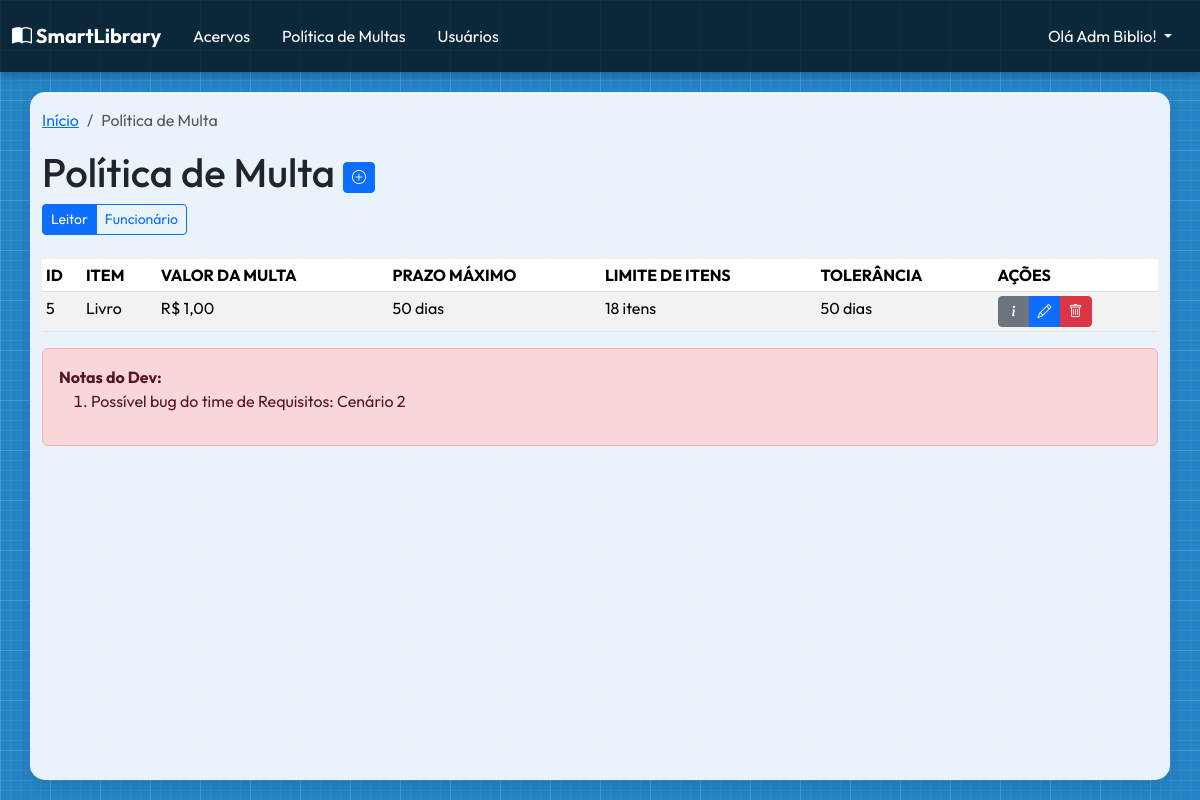
/collection-item/delay-policy (signed in), run on an earlier commit of the app's database.
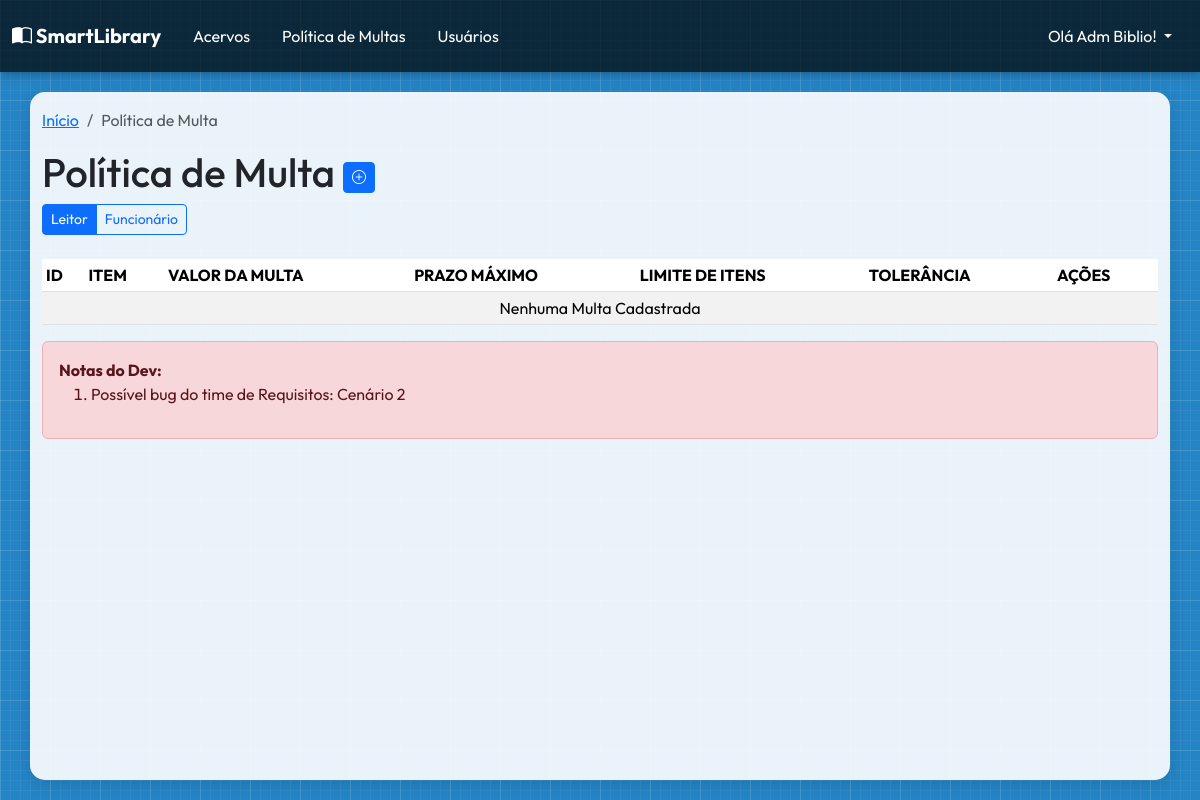
And on a later commit of the database.
### collection_item/models.py (models this page shows)
class DelayPolicy(models.Model):
    TIPOS_USUARIOS = [
        (User.LEITOR, "Leitor"),
        (User.FUNCIONARIO, "Funcionário"),
    ]
    type_user = models.PositiveSmallIntegerField(
        verbose_name="Tipo de Usuário",
        choices=TIPOS_USUARIOS,
        default=User.LEITOR,
        null=False,
        blank=False,
    )
    type_item = models.PositiveSmallIntegerField(
        verbose_name="Tipo de Item",
        choices=CollectionItem.COLLECTION_TYPES,
        default=CollectionItem.LIVRO,
        null=False,
        blank=False,
    )
    max_days = models.PositiveIntegerField(
        verbose_name="Prazo maximo de emprestimo (em dias)",
        null=False,
        blank=False,
        help_text="Tempo máximo (em dias) que o usuário poderá permanecer com o Item antes de começar a receber a multa.",
        validators=[validate_upper_zero],
    )
    fine_value = models.DecimalField(
        verbose_name="Valor da multa (por dias)",
        null=False,
        blank=False,
        max_digits=10,
        decimal_places=2,
        help_text="O valor da multa é calculado com base no número de dias em que o item não foi devolvido, multiplicado pelo valor diário da multa.",
        validators=[validate_fine_value],
    )
    item_limits = models.PositiveIntegerField(
        verbose_name="Limite de itens simultâneos",
        null=False,
        blank=False,
        help_text="Limite de Itens que o usuário pode emprestar",
        validators=[validate_upper_zero],
    )
    delay_tolerance = models.PositiveIntegerField(
        verbose_name="Tolerância de atraso (Opcional)",
        null=True,
        blank=True,
        help_text="Tempo máximo (em dias) que o usuário pode permanecer com o item sem ser multado.",
    )
    class Meta:
        verbose_name = "Política de Multa e Atrazo"
        verbose_name_plural = "Políticas de Multas e Atrazos"
        ordering = ["type_user", "type_item"]
    def fine_value_formatted(self):
        return "R$ " + str(self.fine_value).replace(".", ",")
    def delay_tolerance_formatted(self):
        if self.delay_tolerance:
            return str(self.delay_tolerance) + " dias"

### collection_item/views.py (the view)
class DelayPolicyListView(LibrarianPermissionMixin, ListView):
    model = DelayPolicy
    template_name = "delay_policy/delaypolicy_list.html"
    def get_queryset(self):
        self.selected_type_user = int(self.request.GET.get("user", 0))
        return DelayPolicy.objects.filter(type_user=self.selected_type_user)
    def get_context_data(self, **kwargs):
        context = super().get_context_data(**kwargs)
        context["types_user_list"] = DelayPolicy.TIPOS_USUARIOS
        context["selected_type_user"] = self.selected_type_user
        return context

### user/models.py (called while the page is built)
    def __str__(self):
        return self.username

### user/views.py (called while the page is built)
    def dispatch(self, request, *args, **kwargs):
        if (
            not request.user.is_authenticated
            or request.user.type_user != User.BIBLIOTECARIO
            or not request.user.is_superuser
        ):
            messages.warning(
                request, "Acesso restrito a Bibliotecários e Administradores"
            )
            return HttpResponseRedirect(reverse_lazy("home_page"))
        return super().dispatch(request, *args, **kwargs)

### collection_item/templates/delay_policy/delaypolicy_list.html (shortened to what this page needs)
{% extends "base.html" %}
{% block breadcrumbs %}
<ol class="breadcrumb">
    <li class="breadcrumb-item"><a href="{% url "home_page" %}">Início</a></li>
    <li class="breadcrumb-item active">Política de Multa</li>
</ol>
{% endblock breadcrumbs %}
{% block main_content %}
    <h1>Política de Multa {% if user.type_user == 2 %}
        <a href="{% url 'delay_policy_create' %}" class="btn btn-primary btn-sm" data-bs-toggle="tooltip" data-bs-title="Cadastrar Multa"><i class="bi bi-plus-circle"></i></a>
    {% endif %}</h1>
    <div class="btn-group mb-4">
        {% for type_value, type_name in types_user_list %}
            <a href="?user={{type_value}}" class="btn btn-sm {% if selected_type_user == type_value %}btn-primary{% else %}btn-outline-primary{% endif %}">{{type_name}}</a>
        {% endfor %}
    </div>
    <div class="table-responsive">
        <table class="table table-striped table-hover table-sm">
            <thead>
                <tr>
                    <th scope="col">ID</th>
                    <th scope="col">ITEM</th>
                    <th scope="col">VALOR DA MULTA</th>
                    <th scope="col">PRAZO MÁXIMO</th>
                    <th scope="col">LIMITE DE ITENS</th>
                    <th scope="col">TOLERÂNCIA</th>
                    {% if user.type_user == 2 %}
                        <th scope="col">AÇÕES</th>
                    {% endif %}
                </tr>
            </thead>
            <tbody>
                {% for item in delaypolicy_list %}
                    <tr>
                        <td scope="row"> {{ item.id }} </td>
                        <td scope="row"> {{ item.get_type_item_display }} </td>
                        <td scope="row"> {{ item.fine_value_formatted }} </td>
                        <td scope="row"> {{ item.max_days }} dias </td>
                        <td scope="row"> {{ item.item_limits }} itens </td>
                        <td scope="row"> {{ item.delay_tolerance_formatted|default:"-" }} </td>
                        <td>
                            <div class="btn-group">
                                <a href="{% url "delay_policy_detail" item.pk %}" class="btn btn-secondary btn-sm" data-bs-toggle="tooltip" data-bs-title="Informações da Multa"><i class="bi bi-info-lg"></i></a>
                                {% if user.type_user == 2 %}
                                    <a href="{% url "delay_policy_update" item.pk %}" class="btn btn-primary btn-sm" data-bs-toggle="tooltip" data-bs-title="Editar"><i class="bi bi-pencil"></i></a>
                                    <a href="{% url "delay_policy_delete" item.pk %}" class="btn btn-danger btn-sm" data-bs-toggle="tooltip" data-bs-title="Excluir"><i class="bi bi-trash"></i></a>
                                {% endif %}
                            </div>
                        </td>
                    </tr>
                    {% empty %}
                    <tr>
                        <td colspan="7" class="text-center">Nenhuma Multa Cadastrada</td>
                    </tr>
                    {% endfor %}
                </tbody>
        </table>
    </div>
    <div class="alert alert-danger"><strong>Notas do Dev:</strong>
        <ol>
            <li>Possível bug do time de Requisitos: Cenário 2</li>
        </ol>
    </div>
{% endblock main_content %}

What changed in the data, as far as the page shows it:
removed DelayPolicy: id "5", type_item "Livro", fine_value_formatted "R$ 1,00", max_days "50", item_limits "18", delay_tolerance_formatted "50 dias"
Also different on the page:
text now shown: "Nenhuma Multa Cadastrada"
